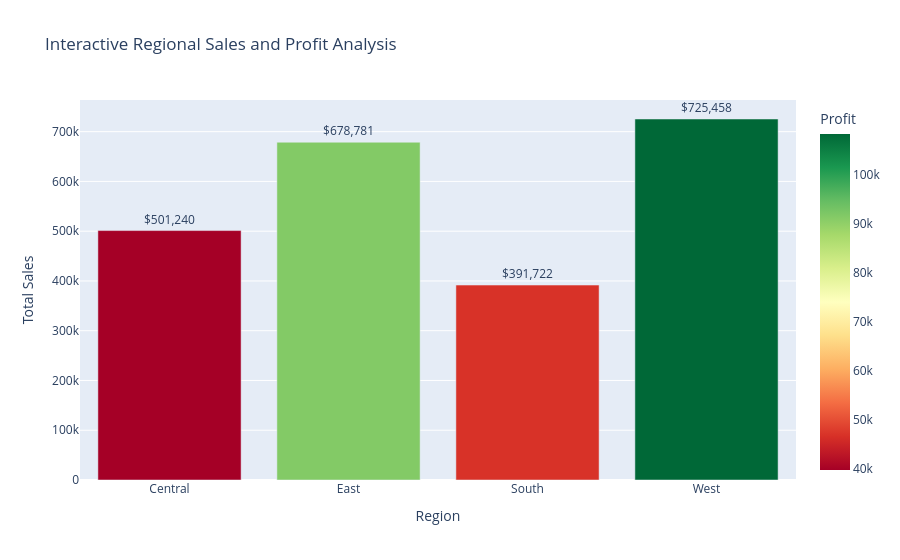

Notebook source saved alongside this figure:
### Markdown cell above
<h2> Interactive Plotly Chart </h2>

### Code cell
# Cell 25 — Interactive Regional Performance

fig = px.bar(
    regional_data,
    x="Region",
    y="Sales",
    color="Profit",
    text="Sales",
    hover_data=[
        "Profit",
        "Orders"
    ],
    title="Interactive Regional Sales and Profit Analysis",
    color_continuous_scale="RdYlGn"
)

fig.update_traces(
    texttemplate="$%{text:,.0f}",
    textposition="outside"
)

fig.update_layout(
    xaxis_title="Region",
    yaxis_title="Total Sales",
    coloraxis_colorbar_title="Profit"
)

fig.show()

### Figure 1 — Plotly figure (JSON) as saved in the notebook; plotly's stock layout.template omitted (floating-point values rounded to 4 significant figures)
{"data": [{"customdata": [[39710.0, 1175.0], [91520.0, 1401.0], [46750.0, 822.0], [108400.0, 1611.0]], "hovertemplate": "Region=%{x}<br>Sales=%{text}<br>Profit=%{marker.color}<br>Orders=%{customdata[1]}<extra></extra>", "legendgroup": "", "marker": {"color": [39710.0, 91520.0, 46750.0, 108400.0], "coloraxis": "coloraxis", "pattern": {"shape": ""}}, "name": "", "orientation": "v", "showlegend": false, "text": [501200.0, 678800.0, 391700.0, 725500.0], "textposition": "outside", "texttemplate": "$%{text:,.0f}", "type": "bar", "x": ["Central", "East", "South", "West"], "xaxis": "x", "y": [501200.0, 678800.0, 391700.0, 725500.0], "yaxis": "y"}], "layout": {"barmode": "relative", "coloraxis": {"autocolorscale": false, "colorbar": {"title": {"text": "Profit"}}, "colorscale": [[0, "rgb(165,0,38)"], [0.1, "rgb(215,48,39)"], [0.2, "rgb(244,109,67)"], [0.3, "rgb(253,174,97)"], [0.4, "rgb(254,224,139)"], [0.5, "rgb(255,255,191)"], [0.6, "rgb(217,239,139)"], [0.7, "rgb(166,217,106)"], [0.8, "rgb(102,189,99)"], [0.9, "rgb(26,152,80)"], [1, "rgb(0,104,55)"]]}, "legend": {"tracegroupgap": 0}, "title": {"text": "Interactive Regional Sales and Profit Analysis"}, "xaxis": {"anchor": "y", "domain": [0, 1], "title": {"text": "Region"}}, "yaxis": {"anchor": "x", "domain": [0, 1], "title": {"text": "Total Sales"}}}}
